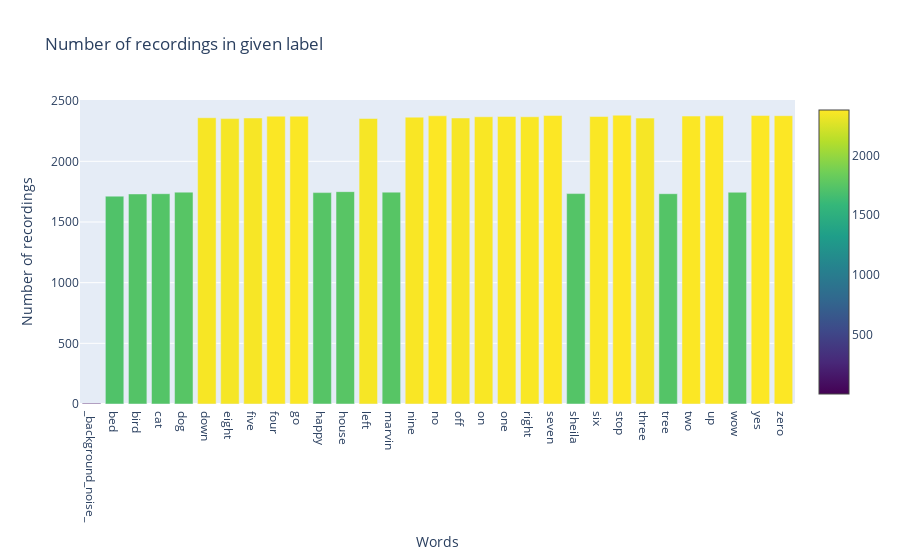

Notebook code cell kept with this figure:
### Code cell
number_of_recordings = []
for direct in dirs:
    waves = [f for f in os.listdir(join(train_audio_path, direct)) if f.endswith('.wav')]
    number_of_recordings.append(len(waves))
data = [go.Histogram(x=dirs, y=number_of_recordings)]
trace = go.Bar(
    x = dirs,
    y = number_of_recordings,
    marker = dict(color=number_of_recordings, colorscale='Viridis', showscale=True))
layout = go.Layout(
    title = 'Number of recordings in given label',
    xaxis = dict(title='Words'),
    yaxis = dict(title='Number of recordings')
)
py.iplot(go.Figure(data=[trace], layout=layout))

### Figure 1 — Plotly figure (JSON) as saved in the notebook; plotly's stock layout.template omitted (floating-point values rounded to 4 significant figures)
{"data": [{"marker": {"color": [6, 1713, 1731, 1733, 1746, 2359, 2352, 2357, 2372, 2372, 1742, 1750, 2353, 1746, 2364, 2375, 2357, 2367, 2370, 2367, 2377, 1734, 2369, 2380, 2356, 1733, 2373, 2375, 1745, 2377, 2376], "colorscale": [[0, "#440154"], [0.1111, "#482878"], [0.2222, "#3e4989"], [0.3333, "#31688e"], [0.4444, "#26828e"], [0.5556, "#1f9e89"], [0.6667, "#35b779"], [0.7778, "#6ece58"], [0.8889, "#b5de2b"], [1, "#fde725"]], "showscale": true}, "type": "bar", "x": ["_background_noise_", "bed", "bird", "cat", "dog", "down", "eight", "five", "four", "go", "happy", "house", "left", "marvin", "nine", "no", "off", "on", "one", "right", "seven", "sheila", "six", "stop", "three", "tree", "two", "up", "wow", "yes", "zero"], "y": [6, 1713, 1731, 1733, 1746, 2359, 2352, 2357, 2372, 2372, 1742, 1750, 2353, 1746, 2364, 2375, 2357, 2367, 2370, 2367, 2377, 1734, 2369, 2380, 2356, 1733, 2373, 2375, 1745, 2377, 2376]}], "layout": {"title": {"text": "Number of recordings in given label"}, "xaxis": {"title": {"text": "Words"}}, "yaxis": {"title": {"text": "Number of recordings"}}}}
